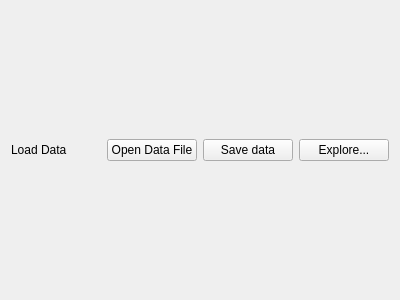
<?xml version="1.0" encoding="UTF-8"?>
<ui version="4.0">
 <class>Data</class>
 <widget class="QWidget" name="Data">
  <property name="geometry">
   <rect>
    <x>0</x>
    <y>0</y>
    <width>400</width>
    <height>300</height>
   </rect>
  </property>
  <property name="windowTitle">
   <string>Form</string>
  </property>
  <layout class="QVBoxLayout" name="verticalLayout">
   <item>
    <layout class="QHBoxLayout" name="horizontalLayout">
     <item>
      <widget class="QLabel" name="label">
       <property name="text">
        <string>Load Data</string>
       </property>
      </widget>
     </item>
     <item>
      <widget class="QPushButton" name="open_data_file_Btn">
       <property name="text">
        <string>Open Data File</string>
       </property>
      </widget>
     </item>
     <item>
      <widget class="QPushButton" name="save_data_Btn">
       <property name="text">
        <string>Save data</string>
       </property>
      </widget>
     </item>
     <item>
      <widget class="QPushButton" name="dtale_Btn">
       <property name="text">
        <string>Explore...</string>
       </property>
      </widget>
     </item>
    </layout>
   </item>
   <item>
    <layout class="QVBoxLayout" name="verticalLayout_2"/>
   </item>
  </layout>
 </widget>
 <resources/>
 <connections/>
</ui>
